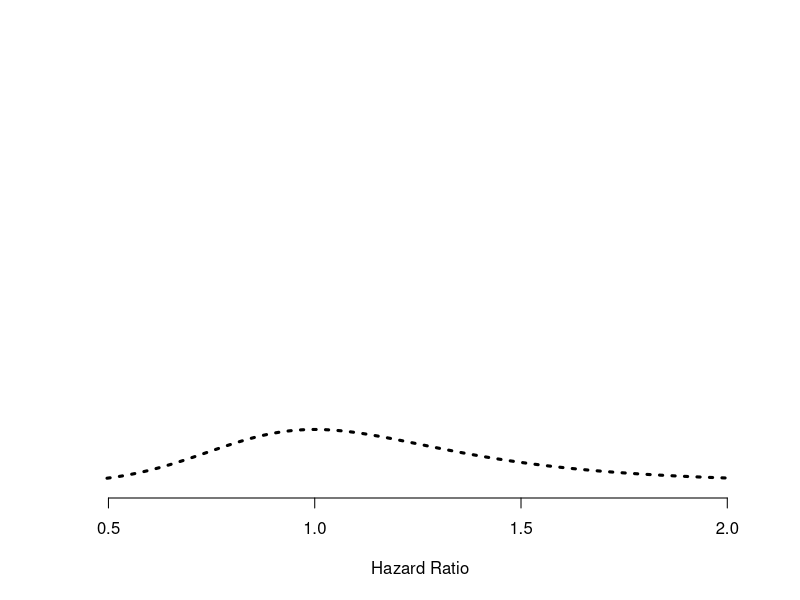
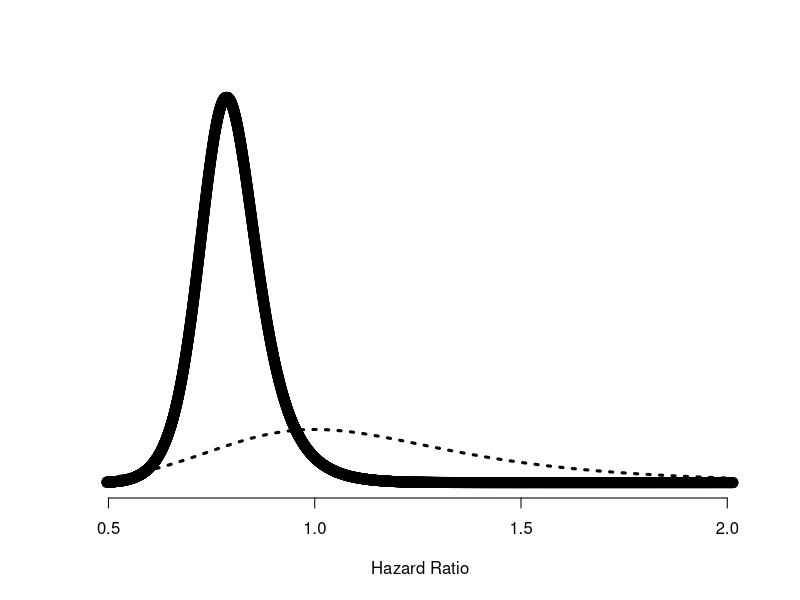

Generate these figures, in order, with R: (Note: this script raises an error after producing the figures.)
#code to create normal curves
colorArea <- function(from, to, density, ..., col="blue", dens=NULL){
  y_seq <- seq(from, to, length.out=500)
  d <- c(0, density(y_seq, ...), 0)
  polygon(c(from, y_seq, to), d, col=col, density=dens)
}

# PLOTTING POSTERIOR & PRIOR  ------------------
#-----------------------------
###NEUTRAL PRIOR w/ 95% CrI: 0.5-2.0
#-----------------------------
r1<-0.75
r2<-1.02
obsmu<-log(r1)
obssd<-(log(r2)-log(r1))/1.96

exp(obsmu+1.96*obssd)
exp(obsmu-1.96*obssd)

priormu1<-log(1)
priorsd1<-log(2)/(1.96)
#priorsd1<-0.57

postvar1<-1/(1/priorsd1^2+1/obssd^2)
postmu1<-(priormu1/(priorsd1^2)+obsmu/(obssd^2))*postvar1

exp(qnorm(c(0.5,.025,.975),mean=postmu1, sd=sqrt(postvar1)))

pnorm(0,mean=postmu1,sd=sqrt(postvar1),lower=t)
pnorm(log(.9),mean=postmu1,sd=sqrt(postvar1))

pdf(file="PosteriorEx.pdf",height=6,width=8)

#no box around graph
x<-seq(-.7,.7,length=4000)
y<-exp(dnorm(x,mean=postmu1, sd=sqrt(postvar1)))
y2<-exp(dnorm(x,mean=priormu1, sd=priorsd1))

png("G:/My Drive/ClinicalTrialsMedSchool/2021/plot1.png",height = 350)
plot(exp(x),y,ylab=" ",yaxt='n',
     xlab="Hazard Ratio",bty="n",lwd=2,cex=1.2,type="n" )
lines(exp(x),y2,lty=3,lwd=3)
dev.off()

png("G:/My Drive/ClinicalTrialsMedSchool/2021/plot2.png",height = 300,width = 500)
plot(exp(x),y,ylab=" ",yaxt='n',
     xlab="Hazard Ratio",bty="n",lwd=2,cex=1.2 )
lines(exp(x),y2,lty=3,lwd=3)
dev.off()

#abline(v=0)

#if you want shaded area
colorArea(from=-.6, to=0, dnorm, mean=postmu1, sd=sqrt(postvar1), col="lightskyblue")
#rest of curve shaded different color
colorArea(from=0, to=.4, dnorm, mean=postmu1, sd=sqrt(postvar1), col="orangered")
text(0,.05,"Treatment \nBenefit ",cex=1,adj = c(1,0),font=2)
text(0.15,.06,"Treatment \nHarm ",cex=1,adj = c(0,0),font=2)

curve(dnorm(x,mean=priormu1, sd=priorsd1),-.6,.4,ylab=" ",yaxt='n',
      xlab="",bty="n",add=T,col="darkorchid3",lwd=3)
text(0.2,1.2,"Neutral prior",cex=1.1,font=2,col="darkorchid3")

dev.off()
